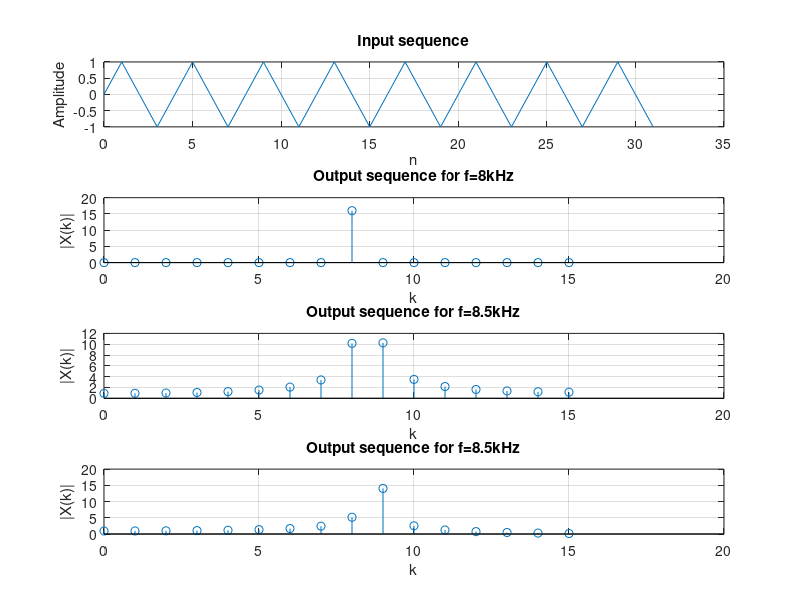

MATLAB code for this plot:
% leakage.m
% Demonstration of leakage
% ref.: DSP-dft.doc, slide 8
% J.R. 25.06.03 
% 
N=32;             % length of window
n=0:N-1;          % input sequence
k=0:(N/2-1);      % length of output sequence
Omega=8*2*pi/N;   % 8 kHz input frequency
x=sin(Omega*n);     

subplot(4,1,1)
plot(n, x); grid
title ('Input sequence')
xlabel('n'); ylabel('Amplitude')

X = fft (x);

subplot(4,1,2)
stem(k, abs(X(1:N/2))); grid
title ('Output sequence for f=8kHz')
xlabel('k'); ylabel('|X(k)|')

Omega=8.5*2*pi/N;  % 8.5 kHz input frequency
x=sin(Omega*n);     

X = fft (x);

subplot(4,1,3)
stem(k, abs(X(1:N/2))); grid
title ('Output sequence for f=8.5kHz')
xlabel('k'); ylabel('|X(k)|')

Omega=8.75*2*pi/N;  % 8.75 kHz input frequency
x=sin(Omega*n);

X = fft (x);

subplot(4,1,4)
stem(k, abs(X(1:N/2))); grid
title ('Output sequence for f=8.5kHz')
xlabel('k'); ylabel('|X(k)|')
